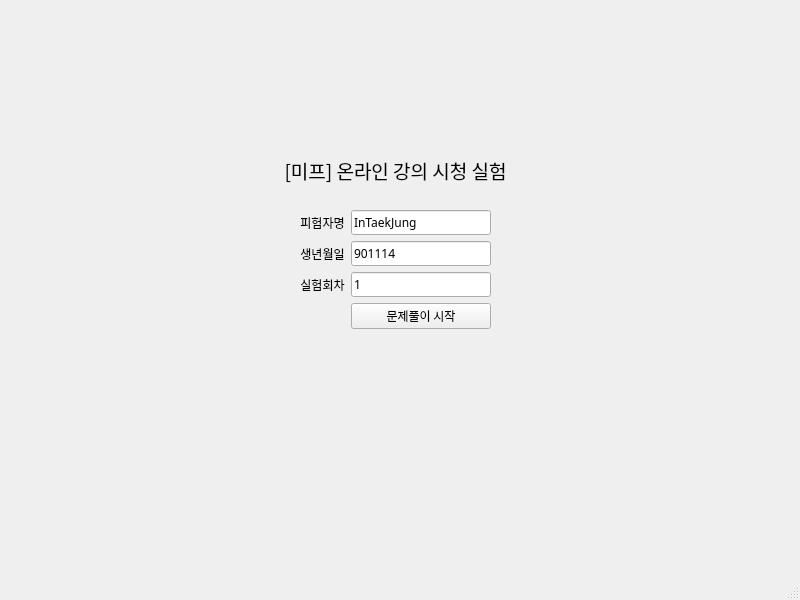
<?xml version="1.0" encoding="UTF-8"?>
<ui version="4.0">
 <class>MainWindow</class>
 <widget class="QMainWindow" name="MainWindow">
  <property name="geometry">
   <rect>
    <x>0</x>
    <y>0</y>
    <width>800</width>
    <height>600</height>
   </rect>
  </property>
  <property name="windowTitle">
   <string>MainWindow</string>
  </property>
  <widget class="QWidget" name="centralwidget">
   <widget class="QWidget" name="gridLayoutWidget">
    <property name="geometry">
     <rect>
      <x>300</x>
      <y>210</y>
      <width>191</width>
      <height>121</height>
     </rect>
    </property>
    <layout class="QGridLayout" name="gridLayout">
     <item row="2" column="0">
      <widget class="QLabel" name="expCntLabel">
       <property name="font">
        <font>
         <family>나눔스퀘어_ac</family>
        </font>
       </property>
       <property name="text">
        <string>실험회차</string>
       </property>
       <property name="alignment">
        <set>Qt::AlignCenter</set>
       </property>
      </widget>
     </item>
     <item row="1" column="0">
      <widget class="QLabel" name="birthLabel">
       <property name="font">
        <font>
         <family>나눔스퀘어_ac</family>
        </font>
       </property>
       <property name="text">
        <string>생년월일</string>
       </property>
       <property name="alignment">
        <set>Qt::AlignCenter</set>
       </property>
      </widget>
     </item>
     <item row="0" column="0">
      <widget class="QLabel" name="nameLabel">
       <property name="font">
        <font>
         <family>나눔스퀘어_ac</family>
        </font>
       </property>
       <property name="text">
        <string>피험자명</string>
       </property>
       <property name="alignment">
        <set>Qt::AlignCenter</set>
       </property>
      </widget>
     </item>
     <item row="3" column="1">
      <widget class="QPushButton" name="submitBtn">
       <property name="font">
        <font>
         <family>나눔스퀘어_ac</family>
        </font>
       </property>
       <property name="text">
        <string>문제풀이 시작</string>
       </property>
      </widget>
     </item>
     <item row="0" column="1">
      <widget class="QLineEdit" name="nameLEdit">
       <property name="font">
        <font>
         <family>나눔스퀘어_ac</family>
        </font>
       </property>
       <property name="text">
        <string>InTaekJung</string>
       </property>
      </widget>
     </item>
     <item row="1" column="1">
      <widget class="QLineEdit" name="birthLEdit">
       <property name="font">
        <font>
         <family>나눔스퀘어_ac</family>
        </font>
       </property>
       <property name="text">
        <string extracomment="ex. 901114">901114</string>
       </property>
      </widget>
     </item>
     <item row="2" column="1">
      <widget class="QLineEdit" name="expCntLEdit">
       <property name="font">
        <font>
         <family>나눔스퀘어_ac</family>
        </font>
       </property>
       <property name="text">
        <string>1</string>
       </property>
      </widget>
     </item>
    </layout>
   </widget>
   <widget class="QLabel" name="titleLabel">
    <property name="geometry">
     <rect>
      <x>270</x>
      <y>150</y>
      <width>251</width>
      <height>41</height>
     </rect>
    </property>
    <property name="font">
     <font>
      <family>나눔스퀘어_ac</family>
      <pointsize>14</pointsize>
     </font>
    </property>
    <property name="text">
     <string>[미프] 온라인 강의 시청 실험</string>
    </property>
    <property name="alignment">
     <set>Qt::AlignCenter</set>
    </property>
   </widget>
  </widget>
  <widget class="QMenuBar" name="menubar">
   <property name="geometry">
    <rect>
     <x>0</x>
     <y>0</y>
     <width>800</width>
     <height>21</height>
    </rect>
   </property>
  </widget>
  <widget class="QStatusBar" name="statusbar"/>
 </widget>
 <resources/>
 <connections/>
</ui>
